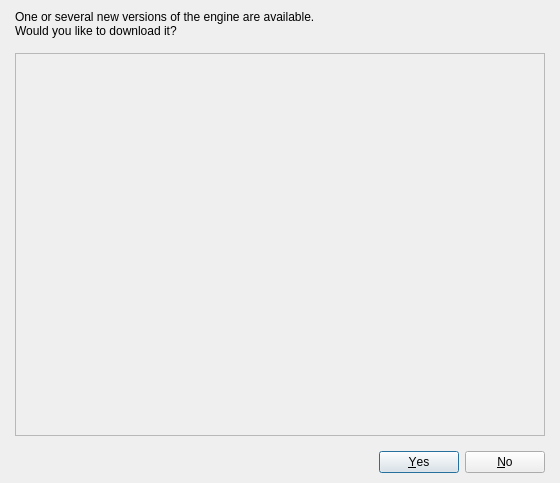
<?xml version="1.0" encoding="UTF-8"?>
<ui version="4.0">
 <class>DialogEngineUpdate</class>
 <widget class="QDialog" name="DialogEngineUpdate">
  <property name="geometry">
   <rect>
    <x>0</x>
    <y>0</y>
    <width>560</width>
    <height>483</height>
   </rect>
  </property>
  <property name="windowTitle">
   <string>New update(s)!</string>
  </property>
  <layout class="QGridLayout" name="gridLayout">
   <property name="leftMargin">
    <number>15</number>
   </property>
   <property name="topMargin">
    <number>10</number>
   </property>
   <property name="rightMargin">
    <number>15</number>
   </property>
   <property name="bottomMargin">
    <number>10</number>
   </property>
   <item row="0" column="0">
    <layout class="QVBoxLayout" name="verticalLayout_2">
     <property name="spacing">
      <number>15</number>
     </property>
     <item>
      <layout class="QVBoxLayout" name="verticalLayout" stretch="0,1">
       <property name="spacing">
        <number>15</number>
       </property>
       <item>
        <widget class="QLabel" name="label">
         <property name="font">
          <font>
           <weight>50</weight>
           <bold>false</bold>
          </font>
         </property>
         <property name="text">
          <string>One or several new versions of the engine are available. 
Would you like to download it?</string>
         </property>
        </widget>
       </item>
       <item>
        <widget class="QScrollArea" name="scrollArea">
         <property name="widgetResizable">
          <bool>true</bool>
         </property>
         <widget class="WidgetReleaseNotes" name="widgetReleaseNotes">
          <property name="geometry">
           <rect>
            <x>0</x>
            <y>0</y>
            <width>524</width>
            <height>368</height>
           </rect>
          </property>
         </widget>
        </widget>
       </item>
      </layout>
     </item>
     <item>
      <widget class="QDialogButtonBox" name="buttonBox">
       <property name="orientation">
        <enum>Qt::Horizontal</enum>
       </property>
       <property name="standardButtons">
        <set>QDialogButtonBox::No|QDialogButtonBox::Yes</set>
       </property>
      </widget>
     </item>
    </layout>
   </item>
  </layout>
 </widget>
 <customwidgets>
  <customwidget>
   <class>WidgetReleaseNotes</class>
   <extends>QWidget</extends>
   <header>widgetreleasenotes.h</header>
   <container>1</container>
  </customwidget>
 </customwidgets>
 <resources/>
 <connections>
  <connection>
   <sender>buttonBox</sender>
   <signal>accepted()</signal>
   <receiver>DialogEngineUpdate</receiver>
   <slot>accept()</slot>
   <hints>
    <hint type="sourcelabel">
     <x>426</x>
     <y>461</y>
    </hint>
    <hint type="destinationlabel">
     <x>542</x>
     <y>479</y>
    </hint>
   </hints>
  </connection>
  <connection>
   <sender>buttonBox</sender>
   <signal>rejected()</signal>
   <receiver>DialogEngineUpdate</receiver>
   <slot>reject()</slot>
   <hints>
    <hint type="sourcelabel">
     <x>403</x>
     <y>460</y>
    </hint>
    <hint type="destinationlabel">
     <x>557</x>
     <y>436</y>
    </hint>
   </hints>
  </connection>
 </connections>
</ui>
